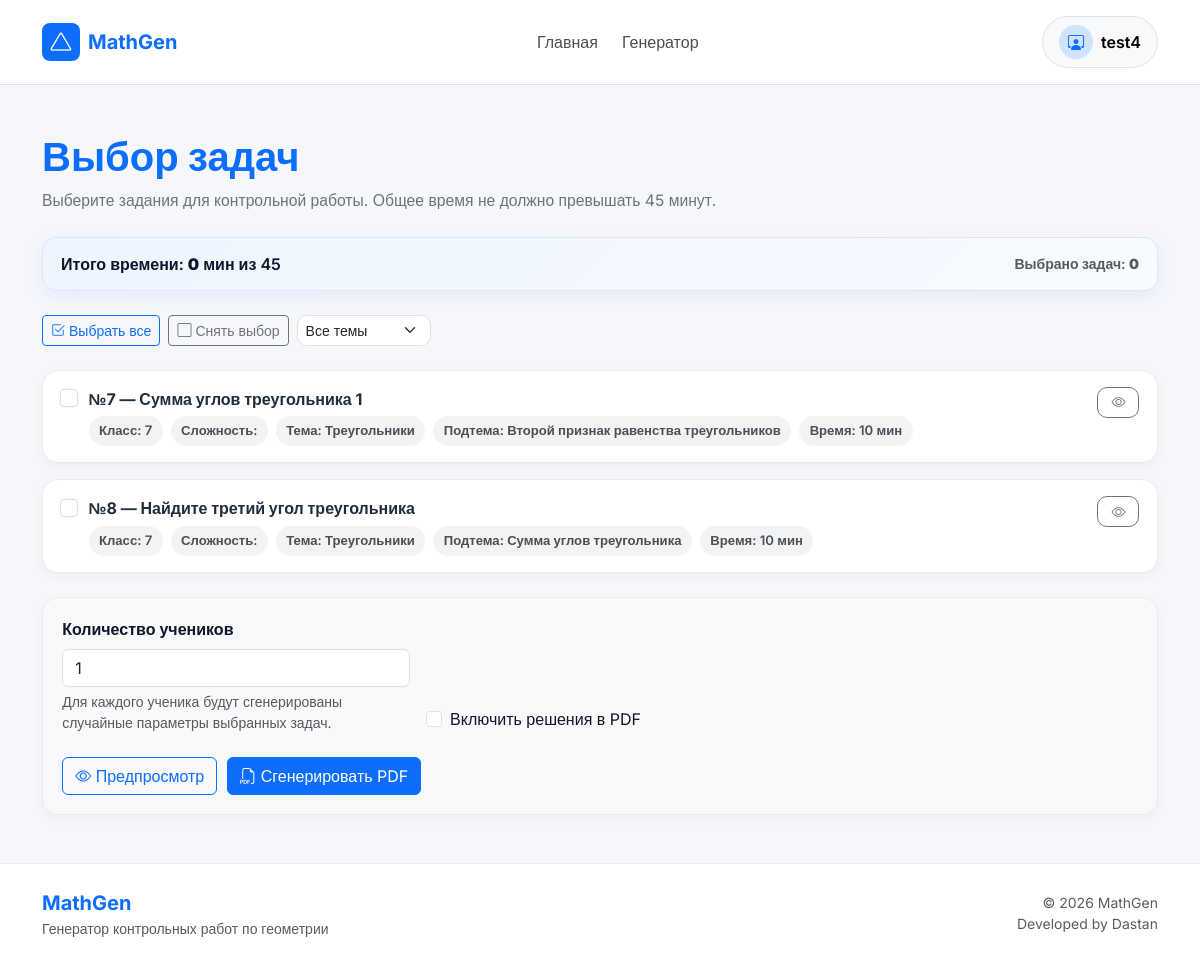
Page /generator/ (signed in) on the committed database.
### taskbank/models.py (models this page shows, shortened)
class Task(models.Model):
    DIFFICULTY_CHOICES = (
        (1, "Лёгкая"),
        (2, "Средняя"),
        (3, "Сложная"),
    )
    TASK_TYPE_CHOICES = (
        ("theory", "Теория / определение"),
        ("template_only", "Шаблон без формулы"),
        ("template_formula", "Шаблон + формула"),
        ("proof", "Доказательство"),
        ("geometry_tikz", "Геометрия с чертежом"),
        ("custom_generator", "Кастомный генератор"),
    )
    subject = models.ForeignKey(
        Subject,
        on_delete=models.CASCADE,
        related_name="tasks",
        verbose_name="Предмет"
    )
    topic = models.ForeignKey(
        Topic,
        on_delete=models.CASCADE,
        related_name="tasks",
        verbose_name="Тема"
    )
    subtopic = models.ForeignKey(
        SubTopic,
        on_delete=models.SET_NULL,
        null=True,
        blank=True,
        related_name="tasks",
        verbose_name="Подтема"
    )
    grade = models.PositiveSmallIntegerField("Класс", default=7)
    difficulty = models.PositiveSmallIntegerField(
        "Сложность",
        choices=DIFFICULTY_CHOICES,
        default=1
    )
    title = models.CharField("Название задачи", max_length=255)
    source = models.CharField("Источник", max_length=255, blank=True)
    source_number = models.CharField("Номер в источнике", max_length=50, blank=True)
    task_type = models.CharField(
        "Тип задачи",
        max_length=30,
        choices=TASK_TYPE_CHOICES,
        default="template_formula"
    )
    task_template = models.TextField("Текст задачи")
    solution_template = models.TextField("Решение / ответ", blank=True)
    params = models.JSONField(
        "Параметры (JSON)",
        default=dict,
        blank=True,
        help_text='Например: {"a": [4,5,6], "h": [3,4,5]}'
    )
    formula = models.ForeignKey(
        Formula,
        on_delete=models.SET_NULL,
        null=True,
        blank=True,
        verbose_name="Формула"
    )
    custom_generator_name = models.CharField(
        "Имя кастомного генератора",
        max_length=100,
        blank=True
    )
    tikz_template = models.TextField("TikZ шаблон", blank=True)
    time_minutes = models.PositiveSmallIntegerField("Время (мин.)", default=10)
    is_active = models.BooleanField("Активна", default=True)
    created_at = models.DateTimeField("Создано", auto_now_add=True)
    updated_at = models.DateTimeField("Обновлено", auto_now=True)
    DRAWING_CHOICES = (
    ("none", "Без чертежа"),
    ("triangle", "Треугольник"),
    ("segment", "Отрезок"),
    ("adjacent_angles", "Смежные углы"),
    ("vertical_angles", "Вертикальные углы"),
    ("rectangle", "Прямоугольник"),
)
    drawing_type = models.CharField(
        "Тип чертежа",
        max_length=50,
        choices=DRAWING_CHOICES,
        default="none"
    )
    class Meta:
        verbose_name = "Задача"
        verbose_name_plural = "Задачи"
        ordering = ["grade", "subject__name", "topic__name", "title"]

class Topic(models.Model):
    subject = models.ForeignKey(
        Subject,
        on_delete=models.CASCADE,
        related_name="topics",
        verbose_name="Предмет"
    )
    name = models.CharField("Тема", max_length=200)
    class Meta:
        verbose_name = "Тема"
        verbose_name_plural = "Темы"
        ordering = ["subject__name", "name"]
        unique_together = ("subject", "name")

class SubTopic(models.Model):
    topic = models.ForeignKey(
        Topic,
        on_delete=models.CASCADE,
        related_name="subtopics",
        verbose_name="Тема"
    )
    name = models.CharField("Подтема", max_length=200)
    class Meta:
        verbose_name = "Подтема"
        verbose_name_plural = "Подтемы"
        ordering = ["topic__name", "name"]
        unique_together = ("topic", "name")

### generator/views.py (the view)
# urls.py: path("", views.index, name="index"),
@login_required
def index(request):
    preview = make_preview_list()
    all_topics = sorted({t["topic"] for t in preview if t["topic"]})
    all_subtopics = sorted({t["subtopic"] for t in preview if t["subtopic"]})
    return render(request, "generator/index.html", {
        "tasks": preview,
        "all_topics": all_topics,
        "all_subtopics": all_subtopics,
        "MAX_TIME": MAX_TIME,
    })

### generator/views.py (called while the page is built)
def make_preview_list():
    preview = []
    tasks = (
        Task.objects.filter(is_active=True)
        .select_related("subject", "topic", "subtopic", "formula")
        .order_by("grade", "topic__name", "subtopic__name", "title")
    )
    for task in tasks:
        preview.append({
            "id": task.id,
            "title": task.title,
            "topic": task.topic.name if task.topic else "",
            "subtopic": task.subtopic.name if task.subtopic else "",
            "task": task.task_template,
            "description": f"{task.source} {task.source_number}".strip(),
            "level": task.difficulty,
            "time_minutes": task.time_minutes,
            "grade": task.grade,
            "task_type": task.task_type,
        })
    return preview

### templates/generator/index.html (shortened to what this page needs)
{% extends "base.html" %}
{% block content %}
<section class="container py-4">
    <div class="generator-header mb-4">
        <h1 class="mb-2 fw-bold text-primary">Выбор задач</h1>
        <p class="generator-subtitle mb-0">
            Выберите задания для контрольной работы. Общее время не должно превышать {{ MAX_TIME|default:45 }} минут.
        </p>
    </div>
    <div id="timePanel" class="time-panel mb-4">
        <div>
            Итого времени:
            <strong><span id="timeTotal">0</span></strong> мин из {{ MAX_TIME|default:45 }}
        </div>
        <div class="small text-muted">
            Выбрано задач: <strong id="selectedCount">0</strong>
        </div>
    </div>
    {% if tasks %}
        <div class="generator-toolbar mb-4 d-flex flex-wrap gap-2">
            <button type="button" class="btn btn-outline-primary btn-sm" id="selectAllBtn">
                <i class="bi bi-check2-square me-1"></i>Выбрать все
            </button>
            <button type="button" class="btn btn-outline-secondary btn-sm" id="clearAllBtn">
                <i class="bi bi-square me-1"></i>Снять выбор
            </button>
            {% if all_topics %}
                <select id="topicFilter" class="form-select form-select-sm w-auto">
                    <option value="">Все темы</option>
                </select>
            {% endif %}
        </div>
    {% endif %}
    <form method="post" action="{% url 'generator:generate_pdf' %}" id="generatorForm">
        {% if tasks %}
            <div class="d-flex flex-column gap-3" id="taskList">
                {% for task in tasks %}
                    <div class="task-card task-item"
                        data-time="{{ task.time_minutes }}"
                        data-topic="{{ task.topic|lower }}"
                        data-level="{{ task.level }}">
                        <div class="d-flex justify-content-between align-items-start task-topbar">
                            <label class="task-main-label">
                                <input type="checkbox"
                                        class="form-check-input task-checkbox"
                                        name="selected_tasks"
                                        value="{{ task.id }}">
                                <div>
                                    <div class="task-title">
                                        №{{ task.id }} — {{ task.title }}
                                    </div>
                                    <div class="task-meta">
                                        <span class="meta-badge">Класс: {{ task.grade }}</span>
                                        <span class="meta-badge">Сложность: {{ task.difficulty }}</span>
                                        <span class="meta-badge">Тема: {{ task.topic }}</span>
                                        {% if task.subtopic %}
                                            <span class="meta-badge">Подтема: {{ task.subtopic }}</span>
                                        {% endif %}
                                        <span class="meta-badge">Время: {{ task.time_minutes }} мин</span>
                                    </div>
                                </div>
                            </label>
                            <button type="button"
                                    class="btn btn-sm btn-outline-secondary preview-toggle"
                                    data-target="preview-{{ task.id }}"
                                    aria-expanded="false"
                                    title="Посмотреть задачу">
                                <i class="bi bi-eye"></i>
                            </button>
                        </div>
                    </div>
                {% endfor %}
            </div>
        {% else %}
            <div class="empty-note">
                Список задач пока пуст. Добавьте задачи в реестр, чтобы начать генерацию.
            </div>
        {% endif %}
        <div class="form-section mt-4">
            <div class="row g-3 align-items-end">
                <div class="col-md-4">
                    <label for="num_students" class="form-label fw-semibold">
                        Количество учеников
                    </label>
                    <input type="number"
                            id="num_students"
                            name="num_students"
                            class="form-control"
                            value="1"
                            min="1"
                            max="100"
                            required>
                    <div class="form-text">
                        Для каждого ученика будут сгенерированы случайные параметры выбранных задач.
                    </div>
                </div>
                <div class="col-md-4">
                    <div class="form-check mt-2 mt-md-0">
                        <input class="form-check-input" type="checkbox" id="with_solutions" name="with_solutions">
                        <label class="form-check-label" for="with_solutions">
                            Включить решения в PDF
                        </label>
                    </div>
                </div>
            </div>
            <div class="submit-wrap mt-4">
                <button type="submit"
                        name="preview"
                        value="1"
                        formtarget="_blank"
                        class="btn btn-outline-primary">
                    <i class="bi bi-eye"></i>
                    Предпросмотр
                </button>
                <button type="submit"
                        class="btn btn-primary">
                    <i class="bi bi-filetype-pdf"></i>
                    Сгенерировать PDF
                </button>
            </div>
        </div>
    </form>
</section>
{% endblock %}

### templates/includes/navbar.html (shortened to what this page needs)
<nav class="navbar navbar-expand-lg bg-white border-bottom sticky-top py-3">
    <div class="container">
        <a class="navbar-brand fw-bold d-flex align-items-center gap-2" href="{% url 'home' %}">
            <div class="bg-primary text-white rounded-3 d-flex align-items-center justify-content-center"
                  style="width:38px;height:38px;">
                <i class="bi bi-triangle"></i>
            </div>
            <span class="fs-5">MathGen</span>
        </a>
        <div class="collapse navbar-collapse" id="navbarContent">
            <ul class="navbar-nav mx-auto gap-lg-2">
                <li class="nav-item">
                    <a href="{% url 'home' %}"
                        class="nav-link fw-medium">
                        Главная
                    </a>
                </li>
                {% if user.is_authenticated %}
                    {% if user.teacher or user.is_staff or user.is_superuser %}
                    <li class="nav-item">
                        <a href="{% url 'generator:index' %}"
                            class="nav-link fw-medium">
                            Генератор
                        </a>
                    </li>
                    {% endif %}
                {% endif %}
            </ul>
            <div class="d-flex align-items-center gap-2 mt-3 mt-lg-0">
                {% if user.is_authenticated %}
                    <div class="dropdown">
                        <button class="btn btn-light border rounded-pill px-3 py-2 d-flex align-items-center gap-2"
                                data-bs-toggle="dropdown">
                            <div class="bg-primary-subtle text-primary rounded-circle d-flex align-items-center justify-content-center"
                                  style="width:34px;height:34px;">
                                {% if user.is_staff or user.is_superuser %}
                                    <i class="bi bi-shield-check"></i>
                                {% elif user.teacher %}
                                    <i class="bi bi-person-workspace"></i>
                                {% elif user.student %}
                                    <i class="bi bi-mortarboard"></i>
                                {% else %}
                                    <i class="bi bi-person"></i>
                                {% endif %}
                            </div>
                            <span class="fw-semibold">
                                {{ user.username }}
                            </span>
                        </button>
                    </div>
                {% endif %}
            </div>
        </div>
    </div>
</nav>

### static/css/style.css (style rules this page uses)
:root { --primary: #0d6efd; --primary-dark: #0b5ed7; --primary-soft: #eef4ff; --text-main: #212529; --text-muted: #6c757d; --border-color: #e9ecef; --bg-light: #f8f9fc; --bg-white: #ffffff; --success-soft: #eaf7ee; --warning-soft: #fff8e1; --danger-soft: #fff1f3; --shadow-sm: 0 4px 12px rgba(0, 0, 0, 0.04); --shadow-md: 0 10px 24px rgba(0, 0, 0, 0.08); --shadow-blue: 0 15px 35px rgba(13, 110, 253, 0.08); --radius-md: 14px; --radius-lg: 20px; --radius-xl: 24px; }
html { scroll-behavior: smooth; }
body { background-color: var(--bg-light); color: var(--text-main); font-family: "Segoe UI", Tahoma, Geneva, Verdana, sans-serif; }
a { text-decoration: none; }
.navbar { background-color: var(--bg-white); border-bottom: 1px solid var(--border-color); }
.navbar-brand { font-size: 1.3rem; color: var(--primary) !important; }
.nav-link { font-weight: 500; color: #495057; transition: color 0.2s ease; }
.navbar .btn { border-radius: 10px; }
.generator-header { margin-bottom: 1.5rem; }
.generator-subtitle { color: var(--text-muted); font-size: 0.98rem; }
.generator-toolbar .form-select { border-radius: 10px; }
.time-panel { display: flex; align-items: center; justify-content: space-between; gap: 12px; padding: 14px 18px; border-radius: var(--radius-md); background: linear-gradient(135deg, #eef5ff, #f8fbff); border: 1px solid #d8e7ff; box-shadow: 0 6px 18px rgba(13, 110, 253, 0.08); font-weight: 600; }
.task-card { border: 1px solid var(--border-color); border-radius: 16px; padding: 1rem 1.1rem; background: var(--bg-white); box-shadow: var(--shadow-sm); transition: all 0.2s ease; }
.task-main-label { display: flex; align-items: flex-start; gap: 12px; cursor: pointer; width: 100%; margin: 0; }
.task-checkbox { transform: scale(1.15); margin-top: 0.22rem; cursor: pointer; }
.task-title { font-weight: 700; color: #1f2d3d; margin-bottom: 0.2rem; }
.task-meta { display: flex; flex-wrap: wrap; gap: 8px; margin-top: 0.35rem; }
.meta-badge { display: inline-flex; align-items: center; padding: 0.32rem 0.65rem; border-radius: 999px; font-size: 0.82rem; font-weight: 600; background: #f1f3f5; color: #495057; }
.preview-toggle { min-width: 42px; border-radius: 10px; }
.form-section { margin-top: 2rem; padding: 1.2rem; border-radius: 16px; background: #f8f9fa; border: 1px solid var(--border-color); box-shadow: var(--shadow-sm); }
.submit-wrap { margin-top: 1rem; display: flex; justify-content: flex-start; gap: 10px; flex-wrap: wrap; }

### templates/base.html (style rules this page uses)
body { font-family: 'Inter', sans-serif; background:#f5f7fb; color:#0f172a; }
::placeholder { opacity:.45 !important; }

### rows in the picture
Task: title "Сумма углов треугольника 1"
Topic: topic "Треугольники" "Треугольники"
SubTopic: subtopic "Второй признак равенства треугольников"
Task: title "Найдите третий угол треугольника"
SubTopic: subtopic "Сумма углов треугольника"

### other values in the picture
{{ user.username }} "test4"
{{ MAX_TIME|default:45 }} "45"
{{ task.id }} "7" "8"
{{ task.grade }} "7" "7"
{{ task.time_minutes }} "10" "10"
